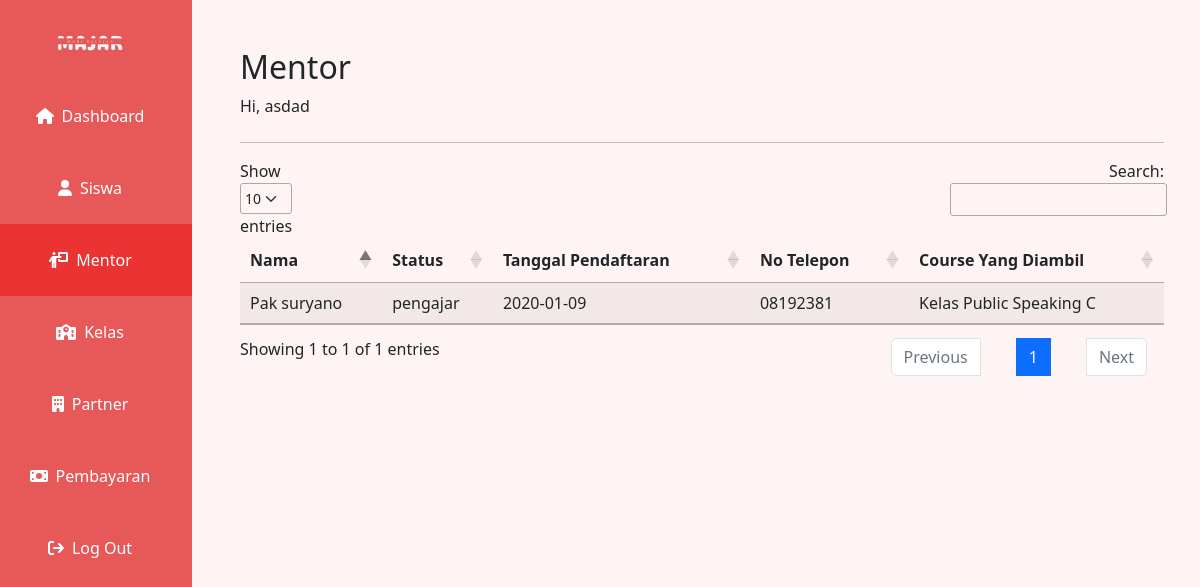
The app's page /mentor.php (signed in) with its own data.
### tables this page shows
CREATE TABLE `account` (
  `nik` varchar(200) NOT NULL,
  `full_name` varchar(64) NOT NULL,
  `username` varchar(255) NOT NULL,
  `password` varchar(255) NOT NULL,
  `no_wa` varchar(18) NOT NULL,
  `gender` varchar(8) NOT NULL,
  `alamat` varchar(32) NOT NULL,
  `id_role` int(11) NOT NULL,
  `tanggal_pendaftaran` date NOT NULL,
  `last_login` date DEFAULT NULL,
  `id_partner` int(11) DEFAULT NULL,
  `last_login_ip` varchar(12) DEFAULT NULL
);

CREATE TABLE `role` (
  `id` int(11) NOT NULL,
  `name` varchar(200) NOT NULL
);

### mentor.php (the view, shortened to what this page needs)
<?php
include('phps/connect.php');
?>
<!doctype html>
<html lang="en">
<?php include "head.php"; ?>
<body>
    <div class="container-fluid text-center p-0" >
        <div class="row" style="min-height: 100vh;">
            <?php include './sidebar.php'; ?>
            <div class="col-10 text-start p-5" style="background-color: #FFF4F4;">
                <h2>Mentor</h2>
                <p class="mb-4">Hi, <?php echo $_SESSION["full_name"]; ?></p>
                <hr>
                <table id="example" class="table table-striped" style="width:100%">
                    <thead>
                        <th data-sortable="true">Nama</th>
                        <th data-sortable="true">Status</th>
                        <th data-sortable="true">Tanggal Pendaftaran</th>
                        <th data-sortable="true">No Telepon</th>
                        <th data-sortable="true">Course Yang Diambil</th>
                    </thead>
                    <tbody>
                        <?php
                            $sql = "SELECT a.full_name, r.name, a.tanggal_pendaftaran, a.no_wa, CONCAT(c.name, ' ', c.kelas) AS nama_kelas
                            FROM `account` a
                            LEFT JOIN role r ON r.id = a.id_role
                            LEFT JOIN mentor_course uc ON uc.mentor_id = a.nik
                            LEFT JOIN course c ON c.id = uc.course_id
                            WHERE r.id = 2";
                            $result = $conn->prepare($sql);
                            $result->execute();
                            foreach($result as $row){
                        ?>
                        <tr class="hoverablerow">
                            <td><?php echo $row['full_name'] ?></td>
                            <td><?php echo $row['name'] ?></td>
                            <td><?php echo $row['tanggal_pendaftaran'] ?></td>
                            <td><?php echo $row['no_wa'] ?></td>
                            <td><?php echo $row['nama_kelas'] ?></td>
                        </tr>
                        <?php
                            }
                        ?>
                    </tbody>
                </table>
            </div>
        </div>
    </div>
</body>
</html>

### assets/css/styles.css (style rules this page uses)
html { height: 100%; }
.hoverablerow { transition: .5s ease-in-out; }

### head.php (style rules this page uses)
html { scroll-behavior: smooth; }

### records on screen
account: full_name "Pak suryano", id_role.name "pengajar", tanggal_pendaftaran "2020-01-09", no_wa "08192381", nama_kelas "Kelas Public Speaking C"

### other values on screen
$_SESSION["full_name"] "asdad"
